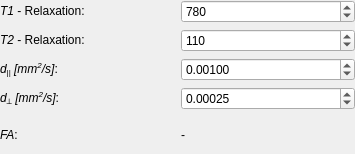
<?xml version="1.0" encoding="UTF-8"?>
<ui version="4.0">
 <class>QmitkZeppelinModelParametersWidgetControls</class>
 <widget class="QWidget" name="QmitkZeppelinModelParametersWidgetControls">
  <property name="geometry">
   <rect>
    <x>0</x>
    <y>0</y>
    <width>355</width>
    <height>154</height>
   </rect>
  </property>
  <property name="sizePolicy">
   <sizepolicy hsizetype="MinimumExpanding" vsizetype="MinimumExpanding">
    <horstretch>0</horstretch>
    <verstretch>0</verstretch>
   </sizepolicy>
  </property>
  <property name="windowTitle">
   <string>Form</string>
  </property>
  <layout class="QGridLayout" name="gridLayout">
   <property name="leftMargin">
    <number>0</number>
   </property>
   <property name="topMargin">
    <number>0</number>
   </property>
   <property name="rightMargin">
    <number>0</number>
   </property>
   <property name="bottomMargin">
    <number>0</number>
   </property>
   <item row="2" column="0">
    <widget class="QLabel" name="label">
     <property name="text">
      <string>&lt;html&gt;&lt;head/&gt;&lt;body&gt;&lt;p&gt;&lt;span style=&quot; font-style:italic;&quot;&gt;d&lt;/span&gt;&lt;span style=&quot; vertical-align:sub;&quot;&gt;||&lt;/span&gt;&lt;span style=&quot; font-style:italic;&quot;&gt; [mm&lt;/span&gt;&lt;span style=&quot; font-style:italic; vertical-align:super;&quot;&gt;2&lt;/span&gt;&lt;span style=&quot; font-style:italic;&quot;&gt;/s]&lt;/span&gt;:&lt;/p&gt;&lt;/body&gt;&lt;/html&gt;</string>
     </property>
    </widget>
   </item>
   <item row="1" column="0">
    <widget class="QLabel" name="label_5">
     <property name="text">
      <string>&lt;html&gt;&lt;head/&gt;&lt;body&gt;&lt;p&gt;&lt;span style=&quot; font-style:italic;&quot;&gt;T2&lt;/span&gt; - Relaxation:&lt;/p&gt;&lt;/body&gt;&lt;/html&gt;</string>
     </property>
    </widget>
   </item>
   <item row="1" column="1">
    <widget class="QSpinBox" name="m_T2box">
     <property name="toolTip">
      <string>T2 relaxation time of this compartment (in milliseconds).</string>
     </property>
     <property name="maximum">
      <number>999999999</number>
     </property>
     <property name="value">
      <number>110</number>
     </property>
    </widget>
   </item>
   <item row="4" column="0">
    <widget class="QLabel" name="label_4">
     <property name="text">
      <string>&lt;html&gt;&lt;head/&gt;&lt;body&gt;&lt;p&gt;&lt;span style=&quot; font-style:italic;&quot;&gt;FA&lt;/span&gt;:&lt;/p&gt;&lt;/body&gt;&lt;/html&gt;</string>
     </property>
    </widget>
   </item>
   <item row="3" column="0">
    <widget class="QLabel" name="label_2">
     <property name="text">
      <string>&lt;html&gt;&lt;head/&gt;&lt;body&gt;&lt;p&gt;&lt;span style=&quot; font-style:italic;&quot;&gt;d&lt;/span&gt;&lt;span style=&quot; vertical-align:sub;&quot;&gt;⟂&lt;/span&gt;&lt;span style=&quot; font-style:italic;&quot;&gt; [mm&lt;/span&gt;&lt;span style=&quot; font-style:italic; vertical-align:super;&quot;&gt;2&lt;/span&gt;&lt;span style=&quot; font-style:italic;&quot;&gt;/s]&lt;/span&gt;:&lt;/p&gt;&lt;/body&gt;&lt;/html&gt;</string>
     </property>
    </widget>
   </item>
   <item row="3" column="1">
    <widget class="QDoubleSpinBox" name="m_D2box">
     <property name="toolTip">
      <string>Diffusivity along second and third eigenvector.</string>
     </property>
     <property name="decimals">
      <number>5</number>
     </property>
     <property name="maximum">
      <double>1.000000000000000</double>
     </property>
     <property name="singleStep">
      <double>0.000100000000000</double>
     </property>
     <property name="value">
      <double>0.000250000000000</double>
     </property>
    </widget>
   </item>
   <item row="2" column="1">
    <widget class="QDoubleSpinBox" name="m_D1box">
     <property name="toolTip">
      <string>Diffusivity along largest eigenvector.</string>
     </property>
     <property name="decimals">
      <number>5</number>
     </property>
     <property name="maximum">
      <double>1.000000000000000</double>
     </property>
     <property name="singleStep">
      <double>0.000100000000000</double>
     </property>
     <property name="value">
      <double>0.001000000000000</double>
     </property>
    </widget>
   </item>
   <item row="4" column="1">
    <widget class="QLabel" name="m_FaLabel">
     <property name="toolTip">
      <string>Fractional anisotropy of resulting tensor.</string>
     </property>
     <property name="text">
      <string>&lt;html&gt;&lt;head/&gt;&lt;body&gt;&lt;p&gt;-&lt;/p&gt;&lt;/body&gt;&lt;/html&gt;</string>
     </property>
    </widget>
   </item>
   <item row="0" column="0">
    <widget class="QLabel" name="label_6">
     <property name="text">
      <string>&lt;html&gt;&lt;head/&gt;&lt;body&gt;&lt;p&gt;&lt;span style=&quot; font-style:italic;&quot;&gt;T1&lt;/span&gt; - Relaxation:&lt;/p&gt;&lt;/body&gt;&lt;/html&gt;</string>
     </property>
    </widget>
   </item>
   <item row="0" column="1">
    <widget class="QSpinBox" name="m_T1box">
     <property name="toolTip">
      <string>T1 relaxation time of this compartment (in milliseconds).</string>
     </property>
     <property name="maximum">
      <number>999999999</number>
     </property>
     <property name="value">
      <number>780</number>
     </property>
    </widget>
   </item>
  </layout>
 </widget>
 <tabstops>
  <tabstop>m_T2box</tabstop>
  <tabstop>m_D1box</tabstop>
  <tabstop>m_D2box</tabstop>
 </tabstops>
 <resources/>
 <connections/>
</ui>
